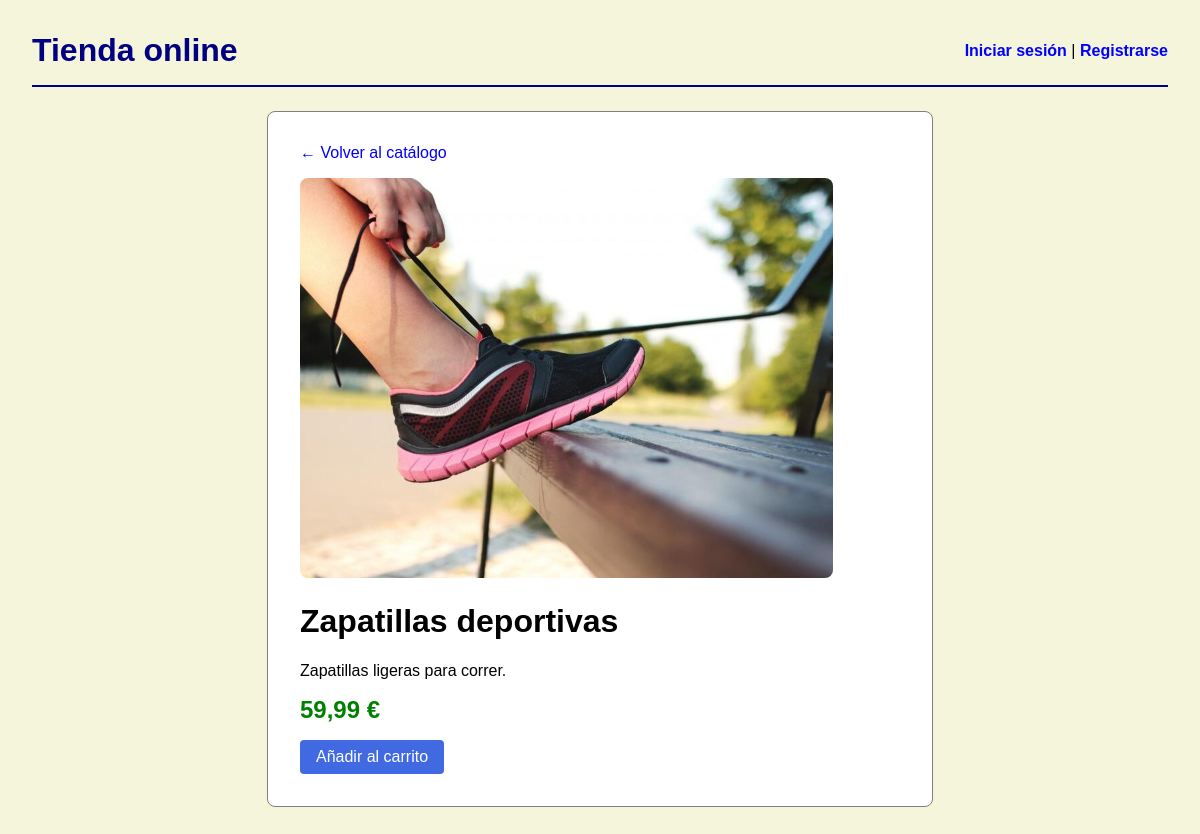
Screenshot of /index.php?page=producto&id=4 with the database file from the repository.
### tables this page shows
CREATE TABLE producto (
  id_producto INT UNSIGNED NOT NULL AUTO_INCREMENT,
  nombre      VARCHAR(120) NOT NULL,
  descripcion TEXT         NULL,
  precio      DECIMAL(10,2) NOT NULL,
   
  imagen      VARCHAR(255) NULL,
  PRIMARY KEY (id_producto),
  CONSTRAINT chk_producto_precio CHECK (precio >= 0)
);

### index.php (called while the page is built, shortened)
<?php
require_once __DIR__ . '/controllers/mainController.php';

### repositories/ProductoRepository.php (called while the page is built, shortened)
<?php
require_once __DIR__ . '/../models/Producto.php';
class ProductoRepository {
    private mysqli $db;
    public function __construct (mysqli $db){
        $this->db = $db;
    }
    public function findById(int $id): ?Producto {
        $sql = "SELECT id_producto, nombre, descripcion, precio, imagen FROM producto WHERE id_producto = ?";
            $stmt = $this->db->prepare($sql);
            $stmt->bind_param("i", $id);
            $stmt->execute();
            $resultado = $stmt->get_result();
            if ($row = $resultado->fetch_assoc()){
                return new Producto(
                    (int)$row['id_producto'],
                    $row['nombre'],
                    $row['descripcion'],
                    (float)$row['precio'],
                    $row['imagen']
                );
            }
            return null;
    }
}

### models/Producto.php (called while the page is built, shortened)
<?php
class Producto {
    private string $nombre;
    private ?string $descripcion;
    private float $precio;
    private ?string $imagen;
public function __construct (?int $id_producto, string $nombre, ?string $descripcion, float $precio, ?string $imagen = null) {
    $this->nombre = $nombre;
    $this -> descripcion = $descripcion;
    $this-> precio = $precio;
    $this->imagen = $imagen;
}
public function getNombre(): string {return $this->nombre;}
public function getDescripcion(): ?string {return $this->descripcion;}
public function getPrecio(): float { return $this->precio;}
public function getImagen(): ?string { return $this->imagen;}
}

### views/productoView.phtml (the view, shortened to what this page needs)
<!DOCTYPE html>
    <html lang="es">
    <head>
        <link rel="stylesheet" href="css/estilos.css">
    </head>
    <body>
        <?php require __DIR__ . '/header.phtml'; ?>
        <div class="detalle">
            <a class="volver" href="index.php?page=productos">&larr; Volver al catálogo</a>
            <?php if ($producto->getImagen()): ?>
                <img src="img/productos/<?= htmlspecialchars($producto->getImagen()) ?>" alt="<?= htmlspecialchars($producto->getNombre()) ?>">
            <?php endif; ?>
            <h1><?= htmlspecialchars($producto->getNombre()) ?></h1>
            <p><?= htmlspecialchars($producto->getDescripcion() ?? 'Sin descripción.') ?></p>
            <p class="precio-grande"><?= number_format($producto->getPrecio(), 2, ',', '.') ?> €</p>
            <form action="index.php?page=carrito" method="post">
                <input type="submit" class="btn" value="Añadir al carrito">
            </form>
        </div>
    </body>
    </html>

### css/estilos.css (style rules this page uses)
body { font-family: sans-serif; margin: 2rem; background: beige; color: black; }
.detalle { background: white; border: 1px solid gray; border-radius: 8px; padding: 2rem; max-width: 600px; margin: 0 auto; }
.precio-grande { font-size: 1.5rem; font-weight: bold; color: green; margin: 1rem 0; }
.volver { display: inline-block; margin-bottom: 1rem; color: blue; text-decoration: none; }
.btn { display: inline-block; background: royalblue; color: white; padding: 0.5rem 1rem; text-decoration: none; border-radius: 4px; text-align: center; border: none; cursor: pointer; font-size: 1rem; }
.detalle img { max-width: 100%; max-height: 400px; border-radius: 8px; }

### rows the page displays
producto: imagen (picture), nombre "Zapatillas deportivas", descripcion "Zapatillas ligeras para correr.", precio "59,99"
